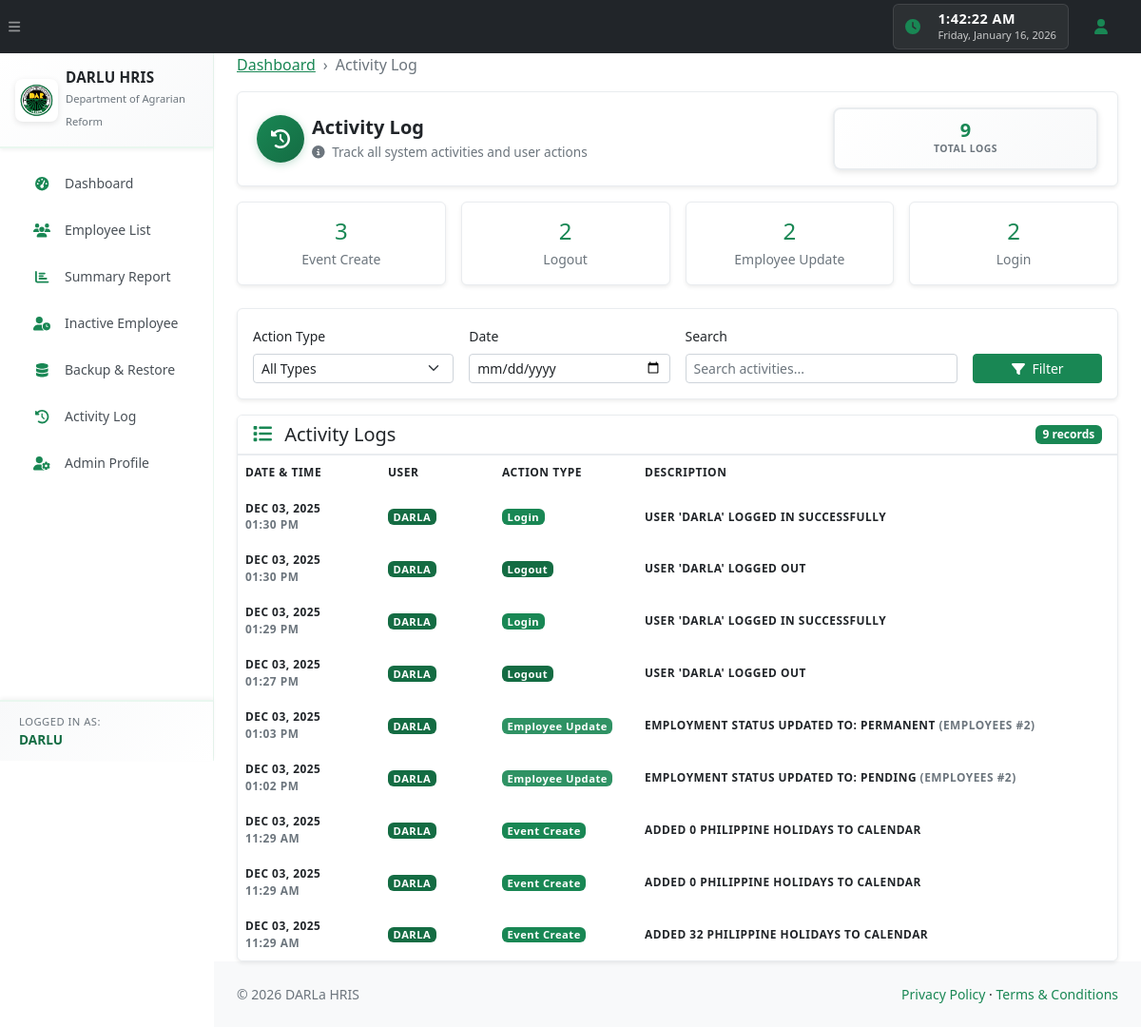
Page /activity_log.php (signed in) on the earlier database version.
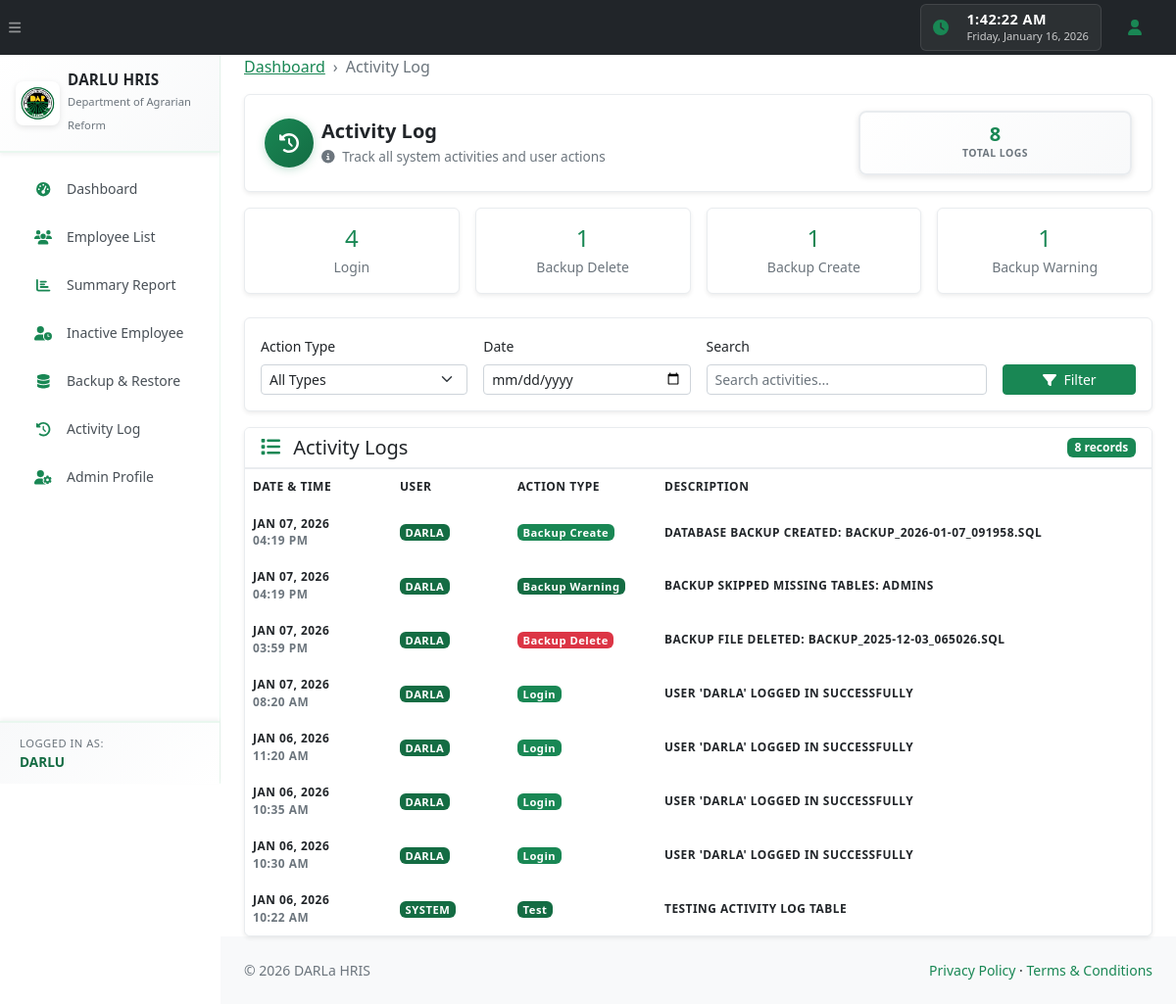
Same page on the later database version.
### tables this page shows
CREATE TABLE `activity_logs` (
  `id` int(10) unsigned NOT NULL AUTO_INCREMENT,
  `user_id` varchar(50) NOT NULL,
  `action_type` varchar(100) NOT NULL,
  `action_description` text NOT NULL,
  `table_name` varchar(100) DEFAULT NULL,
  `record_id` int(10) unsigned DEFAULT NULL,
  `ip_address` varchar(45) DEFAULT NULL,
  `user_agent` text DEFAULT NULL,
  `created_at` timestamp NOT NULL DEFAULT current_timestamp(),
  PRIMARY KEY (`id`),
  KEY `idx_user` (`user_id`),
  KEY `idx_action_type` (`action_type`),
  KEY `idx_created_at` (`created_at`),
  KEY `idx_table_record` (`table_name`,`record_id`)
);

### activity_log.php (the view, shortened to what the changed rows need)
<?php
require_once 'db.php';
try {
    $pdo->query("SELECT 1 FROM activity_logs LIMIT 1");
} catch (PDOException $e) {
    $pdo->exec("
        CREATE TABLE IF NOT EXISTS activity_logs (
            id INT UNSIGNED AUTO_INCREMENT PRIMARY KEY,
            user_id VARCHAR(50) NOT NULL,
            action_type VARCHAR(100) NOT NULL,
            action_description TEXT NOT NULL,
            table_name VARCHAR(100) DEFAULT NULL,
            record_id INT UNSIGNED DEFAULT NULL,
            user_agent TEXT DEFAULT NULL,
            created_at TIMESTAMP DEFAULT CURRENT_TIMESTAMP,
            INDEX idx_user (user_id),
            INDEX idx_action_type (action_type),
            INDEX idx_created_at (created_at),
            INDEX idx_table_record (table_name, record_id)
        )
    ");
}
$page = max(1, intval($_GET['page'] ?? 1));
$perPage = 50;
$offset = ($page - 1) * $perPage;
$whereConditions = [];
$whereClause = !empty($whereConditions) ? 'WHERE ' . implode(' AND ', $whereConditions) : '';
$countStmt = $pdo->prepare("SELECT COUNT(*) FROM activity_logs $whereClause");
$countStmt->execute();
$totalRecords = $countStmt->fetchColumn();
$stmt = $pdo->prepare("
    SELECT * FROM activity_logs
    $whereClause
    ORDER BY created_at DESC
    LIMIT :limit OFFSET :offset
");
$stmt->bindValue(':limit', $perPage, PDO::PARAM_INT);
$stmt->bindValue(':offset', $offset, PDO::PARAM_INT);
$stmt->execute();
$logs = $stmt->fetchAll();
$statsStmt = $pdo->query("
    SELECT
        action_type,
        COUNT(*) as count
    FROM activity_logs
    GROUP BY action_type
    ORDER BY count DESC
");
$stats = $statsStmt->fetchAll();
require_once 'header.php';
?>
<div class="card border-0 shadow-sm mb-3 professional-header-card compact-header">
    <div class="card-body p-3">
        <div class="row align-items-center">
            <div class="col-md-8">
                <div class="d-flex align-items-center">
                    <div>
                        <h1 class="h4 mb-0 fw-bold text-dark">Activity Log</h1>
                    </div>
                </div>
            </div>
            <div class="col-md-4 text-md-end mt-2 mt-md-0">
                <div class="stat-box-compact">
                    <div class="stat-number-compact"><?= number_format($totalRecords) ?></div>
                    <div class="stat-label-compact">Total Logs</div>
                </div>
            </div>
        </div>
    </div>
</div>
<div class="row g-3 mb-4">
    <?php foreach (array_slice($stats, 0, 4) as $stat): ?>
        <div class="col-md-3">
            <div class="card border-0 shadow-sm">
                <div class="card-body text-center">
                    <div class="h4 mb-1 text-primary"><?= number_format($stat['count']) ?></div>
                    <div class="small text-muted text-capitalize"><?= htmlspecialchars(str_replace('_', ' ', $stat['action_type'])) ?></div>
                </div>
            </div>
        </div>
    <?php endforeach; ?>
</div>
<div class="card border-0 shadow-sm">
    <div class="card-header bg-white border-bottom d-flex justify-content-between align-items-center">
        <h5 class="card-title mb-0">
            <i class="fas fa-list me-2 text-primary"></i>
            Activity Logs
        </h5>
        <span class="badge bg-primary"><?= number_format($totalRecords) ?> records</span>
    </div>
    <div class="card-body p-0">
        <?php if (empty($logs)): ?>
            <div class="text-center py-5">
                <i class="fas fa-inbox fa-3x text-muted mb-3 d-block"></i>
                <p class="text-muted mb-0">No activity logs found.</p>
            </div>
        <?php else: ?>
            <div class="table-responsive">
                <table class="employee-table">
                    <thead>
                    <tr>
                        <th style="width: 150px;">Date & Time</th>
                        <th style="width: 120px;">User</th>
                        <th style="width: 150px;">Action Type</th>
                        <th>Description</th>
                    </tr>
                    </thead>
                    <tbody>
                    <?php foreach ($logs as $log): ?>
                        <tr>
                            <td>
                                <div class="small">
                                    <div class="fw-bold"><?= date('M d, Y', strtotime($log['created_at'])) ?></div>
                                    <div class="text-muted"><?= date('h:i A', strtotime($log['created_at'])) ?></div>
                                </div>
                            </td>
                            <td>
                                <span class="badge bg-secondary"><?= htmlspecialchars($log['user_id']) ?></span>
                            </td>
                            <td>
                                <?php
                                $typeColors = [
                                    'login' => 'success',
                                    'logout' => 'secondary',
                                    'employee_create' => 'primary',
                                    'employee_update' => 'info',
                                    'employee_delete' => 'danger',
                                    'backup_create' => 'success',
                                    'backup_restore' => 'warning',
                                    'backup_delete' => 'danger',
                                    'event_create' => 'primary',
                                    'event_update' => 'info',
                                    'event_delete' => 'danger',
                                    'profile_update' => 'info',
                                    'password_change' => 'warning'
                                ];
                                $color = $typeColors[$log['action_type']] ?? 'secondary';
                                ?>
                                <span class="badge bg-<?= $color ?> text-capitalize">
                                    <?= htmlspecialchars(str_replace('_', ' ', $log['action_type'])) ?>
                                </span>
                            </td>
                            <td>
                                <div class="small">
                                    <?= htmlspecialchars($log['action_description']) ?>
                                    <?php if ($log['table_name'] && $log['record_id']): ?>
                                        <span class="text-muted">
                                            (<?= htmlspecialchars($log['table_name']) ?> #<?= $log['record_id'] ?>)
                                        </span>
                                    <?php endif; ?>
                                </div>
                            </td>
                        </tr>
                    <?php endforeach; ?>
                    </tbody>
                </table>
            </div>
        <?php endif; ?>
    </div>
</div>
<?php
require_once 'footer.php';
?>

Differences in the rows shown:
removed activity_logs: created_at "DEC 03, 2025", created_at "01:30 PM", user "DARLA", action_type "Login", action_description "USER 'DARLA' LOGGED IN SUCCESSFULLY"
removed activity_logs: created_at "DEC 03, 2025", created_at "11:29 AM", user "DARLA", action_type "Event Create", action_description "ADDED 32 PHILIPPINE HOLIDAYS TO CALENDAR"
changed activity_logs: created_at "DEC 03, 2025" → "JAN 07, 2026"; created_at "01:29 PM" → "04:19 PM"; action_type "Login" → "Backup Create"; action_description "USER 'DARLA' LOGGED IN SUCCESSFULLY" → "DATABASE BACKUP CREATED: BACKUP_2026-01-07_091958.SQL"; moves up the list
changed activity_logs: created_at "DEC 03, 2025" → "JAN 07, 2026"; created_at "01:30 PM" → "04:19 PM"; action_type "Logout" → "Backup Warning"; action_description "USER 'DARLA' LOGGED OUT" → "BACKUP SKIPPED MISSING TABLES: ADMINS"
changed activity_logs: created_at "DEC 03, 2025" → "JAN 07, 2026"; created_at "01:27 PM" → "03:59 PM"; action_type "Logout" → "Backup Delete"; action_description "USER 'DARLA' LOGGED OUT" → "BACKUP FILE DELETED: BACKUP_2025-12-03_065026.SQL"
changed activity_logs (number 4 of 8 on the later page): created_at "DEC 03, 2025" → "JAN 07, 2026"; created_at "01:03 PM" → "08:20 AM"; action_type "Employee Update" → "Login"; action_description "EMPLOYMENT STATUS UPDATED TO: PERMANENT" → "USER 'DARLA' LOGGED IN SUCCESSFULLY"; table_name "EMPLOYEES" → (not shown); record "2" → (not shown)
changed activity_logs (number 5 of 8 on the later page): created_at "DEC 03, 2025" → "JAN 06, 2026"; created_at "01:02 PM" → "11:20 AM"; action_type "Employee Update" → "Login"; action_description "EMPLOYMENT STATUS UPDATED TO: PENDING" → "USER 'DARLA' LOGGED IN SUCCESSFULLY"; table_name "EMPLOYEES" → (not shown); record "2" → (not shown)
changed activity_logs (number 6 of 8 on the later page): created_at "DEC 03, 2025" → "JAN 06, 2026"; created_at "11:29 AM" → "10:35 AM"; action_type "Event Create" → "Login"; action_description "ADDED 0 PHILIPPINE HOLIDAYS TO CALENDAR" → "USER 'DARLA' LOGGED IN SUCCESSFULLY"
changed activity_logs (number 7 of 8 on the later page): created_at "DEC 03, 2025" → "JAN 06, 2026"; created_at "11:29 AM" → "10:30 AM"; action_type "Event Create" → "Login"; action_description "ADDED 0 PHILIPPINE HOLIDAYS TO CALENDAR" → "USER 'DARLA' LOGGED IN SUCCESSFULLY"
added activity_logs: created_at "JAN 06, 2026", created_at "10:22 AM", user "SYSTEM", action_type "Test", action_description "TESTING ACTIVITY LOG TABLE"
Other differences:
$totalRecords: "9" → "8"
new list line: "4 Login"
new list line: "1 Backup Delete"
new list line: "1 Backup Create"
new list line: "1 Backup Warning"
list line gone: "3 Event Create"
list line gone: "2 Logout"
list line gone: "2 Employee Update"
list line gone: "2 Login"
